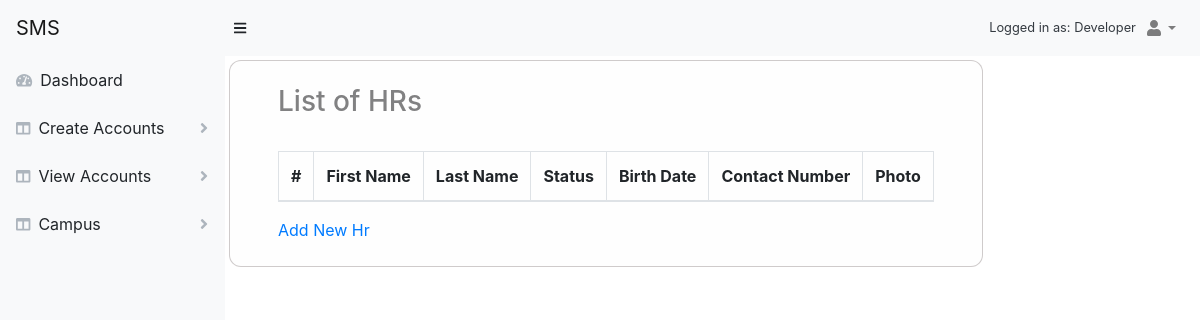
The page /account/view-hr/ (signed in) on the database as committed earlier.
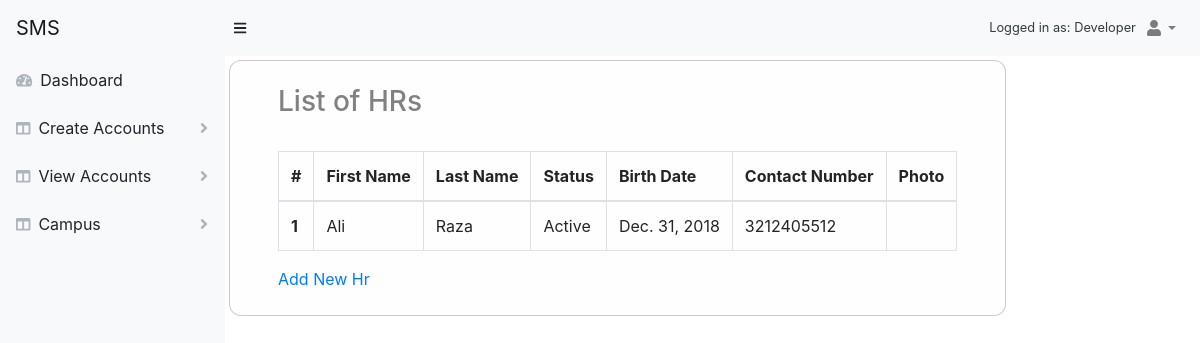
The same page on the database as committed later.
### accounts/models.py (models this page shows, shortened)
class Profile(models.Model):
    user = models.OneToOneField(User, on_delete=models.CASCADE ,default=1)
    photo = models.ImageField(upload_to=settings.MEDIA_ROOT+'/images/profile_images/%Y%m%d', null=True, blank=True, default='/media/images/default.jpg')
    birth_date = models.DateField()
    date_left = models.DateField(null=True, blank=True)
    salary = models.FloatField(max_length=6)
    contact_number = models.CharField(max_length=11)
    address = models.ForeignKey(Address, on_delete=models.CASCADE, default=1)
    CHOICES = [('M', 'Male'), ('F', 'Female')]
    gender = models.CharField(_('gender'), max_length=1, choices=CHOICES)
    class Meta:
        abstract = True

class HrStaff(Profile):
    class Meta:
        db_table = 'HrStaff'
        verbose_name = _('hr staff')
        verbose_name_plural = _('hr staff')

class User(AbstractBaseUser, PermissionsMixin):
    email = models.EmailField(_('email address'), unique=True)
    first_name = models.CharField(_('first name'), max_length=30, blank=True)
    last_name = models.CharField(_('last name'), max_length=30, blank=True)
    date_joined = models.DateTimeField(_('date joined'), auto_now_add=True)
    is_active = models.BooleanField(_('active'), default=True)
    is_staff = models.BooleanField(_('staff'), default=True)
    objects = UserManager()
    USERNAME_FIELD = 'email'
    REQUIRED_FIELDS = []
    class Meta:
        db_table = "User"
        verbose_name = _('user')
        verbose_name_plural = _('users')

### accounts/views.py (the view)
# urls.py: path('view-hr/', views.ViewHrUser.as_view(), name='view_hr'),
class ViewHrUser(View):
    template_name = 'accounts/hr/hrs.html'
    def get(self, request):
        hrs = HrStaff.objects.all()
        context = { 'hrs': hrs }
        return render(request, self.template_name, context)

### templates/accounts/hr/hrs.html (shortened to what this page needs)
{% extends 'layouts/base.html' %}
{% block content %}
<div class="container">
        <h3>List of HRs</h3>
    <br>
    <table class="table table-lg table-bordered">
        <thead>
            <tr>
                <th>#</th>
                <th>First Name</th>
                <th>Last Name</th>
                <th>Status</th>
                <th>Birth Date</th>
                <th>Contact Number</th>
                <th>Photo</th>
            </tr>
        </thead>
        <tbody>
            {% for hr in hrs %}
                <tr>
                    <th>{{ forloop.counter }}</th>
                    <td>{{hr.user.first_name}}</td>
                    <td>{{hr.user.last_name}}</td>
                    <td>{% if hr.user.is_active %} Active {%else%} In-Active {% endif %}</td>
                    <td>{{hr.birth_date}}</td>
                    <td>{{hr.contact_number}}</td>
                    <td>{{hr.photo}}</td>
                </tr>
            {% endfor %}
        </tbody>
    </table>
    <a href="{% url 'accounts:create_hr' %}">Add New Hr</a>
</div>
{% endblock content %}

Rows that differ between the two databases and show on the page:
added HrStaff: user.first_name "Ali", user.last_name "Raza", shows "Active", birth_date "Dec. 31, 2018", contact_number "3212405512"
